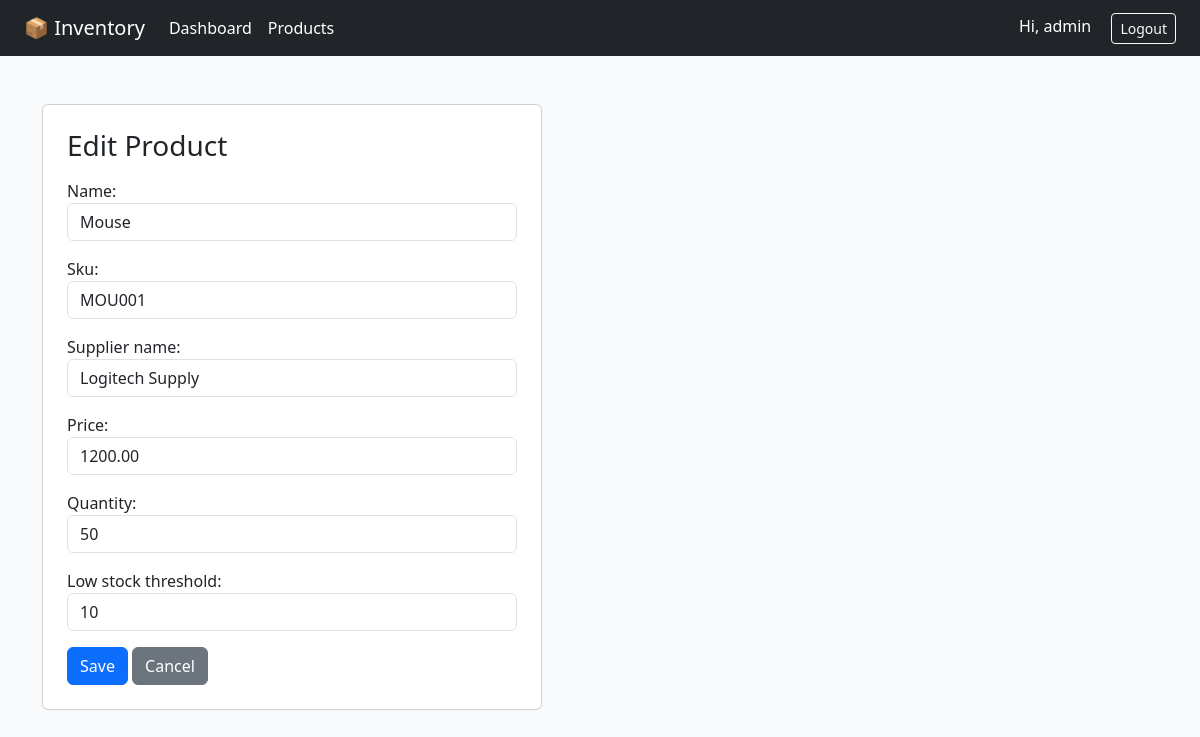
The app's page /products/2/edit/ (signed in) with its own data.
### inventory/models.py (models this page shows, shortened)
class Product(models.Model):
    name = models.CharField(max_length=100)
    sku = models.CharField(max_length=50, unique=True)
    supplier_name = models.CharField(max_length=100, blank=True)
    price = models.DecimalField(max_digits=10, decimal_places=2)
    quantity = models.IntegerField(default=0)
    low_stock_threshold = models.IntegerField(default=10)
    created_at = models.DateTimeField(auto_now_add=True)

### inventory/views.py (the view)
# urls.py: path('products/<int:pk>/edit/', views.product_edit, name='product_edit'),
@login_required(login_url='login')
def product_edit(request, pk):
    product = get_object_or_404(Product, pk=pk)
    if request.method == 'POST':
        form = ProductForm(request.POST, instance=product)
        if form.is_valid():
            form.save()
            return redirect('product_list')
    else:
        form = ProductForm(instance=product)
    return render(request, 'inventory/product_form.html', {'form': form, 'title': 'Edit Product'})

### inventory/forms.py
class ProductForm(forms.ModelForm):
    class Meta:
        model = Product
        fields = ['name', 'sku', 'supplier_name', 'price', 'quantity', 'low_stock_threshold']
        widgets = {
            'name': forms.TextInput(attrs={'class': 'form-control'}),
            'sku': forms.TextInput(attrs={'class': 'form-control'}),
            'supplier_name': forms.TextInput(attrs={'class': 'form-control'}),
            'price': forms.NumberInput(attrs={'class': 'form-control'}),
            'quantity': forms.NumberInput(attrs={'class': 'form-control'}),
            'low_stock_threshold': forms.NumberInput(attrs={'class': 'form-control'}),
        }

### inventory/templates/inventory/product_form.html (shortened to what this page needs)
{% extends 'inventory/base.html' %}
{% block content %}
<div class="card p-4" style="max-width: 500px;">
    <h3 class="mb-3">{{ title }}</h3>
    <form method="post">
        {{ form.as_p }}
        <button type="submit" class="btn btn-primary">Save</button>
        <a href="{% url 'product_list' %}" class="btn btn-secondary">Cancel</a>
    </form>
</div>
{% endblock %}

### inventory/templates/inventory/base.html (shortened to what this page needs)
<!DOCTYPE html>
<html>
<head>
    <link href="https://cdn.jsdelivr.net/npm/bootstrap@5.3.0/dist/css/bootstrap.min.css" rel="stylesheet">
</head>
<body class="bg-light">
    <nav class="navbar navbar-expand navbar-dark bg-dark px-4">
        <a class="navbar-brand" href="{% url 'dashboard' %}">📦 Inventory</a>
        <div class="navbar-nav">
            <a class="nav-link text-white" href="{% url 'dashboard' %}">Dashboard</a>
            <a class="nav-link text-white" href="{% url 'product_list' %}">Products</a>
        </div>
        <div class="ms-auto">
            {% if user.is_authenticated %}
                <span class="text-white me-3">Hi, {{ user.username }}</span>
                <form method="post" action="{% url 'logout' %}" class="d-inline">
                    <button type="submit" class="btn btn-outline-light btn-sm">Logout</button>
                </form>
            {% endif %}
        </div>
    </nav>
    <div class="container py-5">
        {% block content %}{% endblock %}
    </div>
</body>
</html>

### records on screen
Product: name "Mouse", sku "MOU001", supplier_name "Logitech Supply", price "1200.00", quantity "50", low_stock_threshold "10"

### other values on screen
{{ user.username }} "admin"
{{ title }} "Edit Product"
